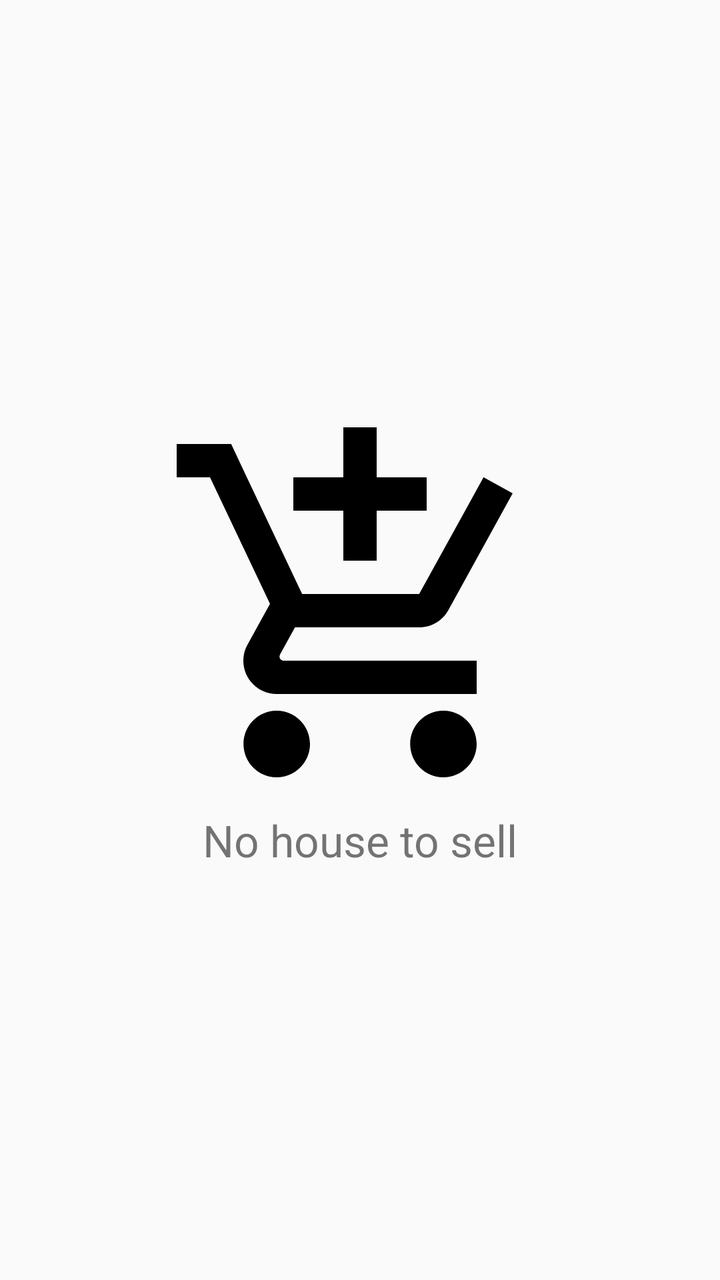
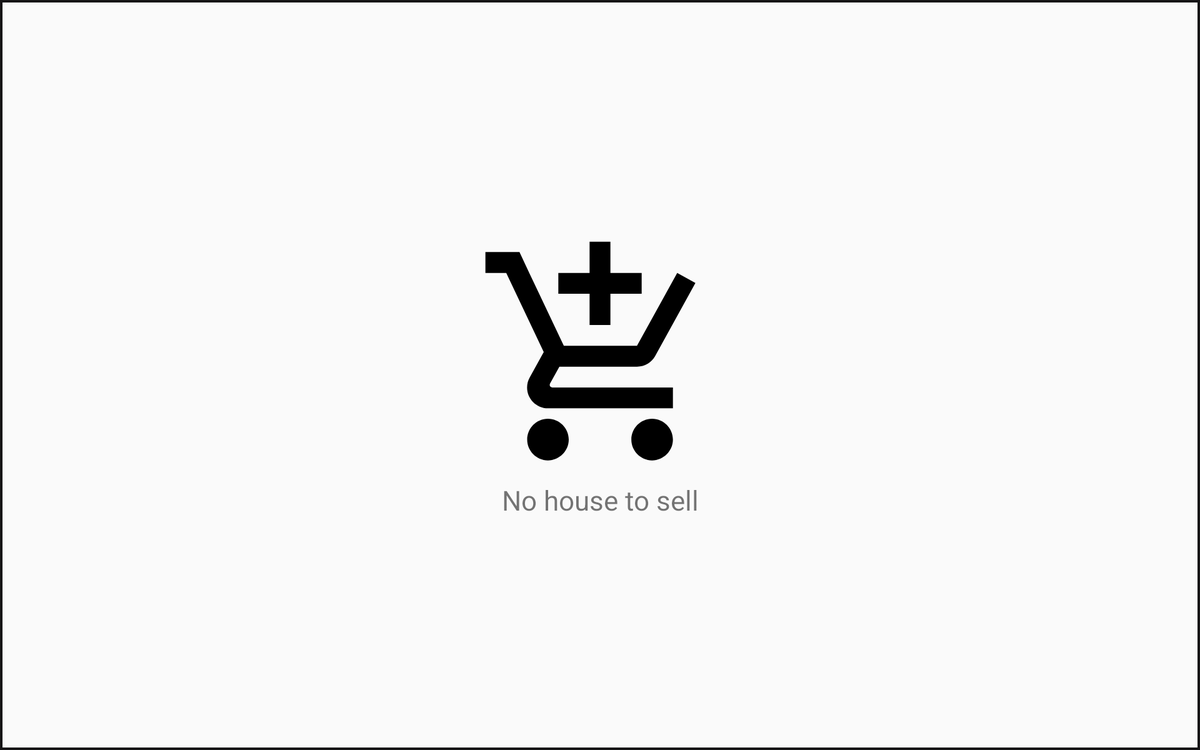

The same Android screen from two of the app's own layout files: first res/layout/ as a phone draws it, then the repository's variant for another configuration, drawn on a device whose configuration selects that folder. Both files follow.
<!-- AndroidManifest.xml: application theme AppTheme -->
<!-- res/layout/fragment_main.xml -->
<?xml version="1.0" encoding="utf-8"?>
<FrameLayout xmlns:android="http://schemas.android.com/apk/res/android"
    xmlns:tools="http://schemas.android.com/tools"
    android:layout_width="match_parent"
    android:layout_height="match_parent"
    tools:context=".fragments.MainFragment">

    <TextView
        android:id="@+id/lbl_no_house"
        android:layout_width="wrap_content"
        android:layout_height="wrap_content"
        android:layout_centerInParent="true"
        android:drawableTop="@drawable/ic_baseline_add_shopping_cart_24"
        android:layout_gravity="center"
        android:gravity="center_horizontal"
        android:text="@string/no_house"
        android:textSize="22sp"/>

    <androidx.recyclerview.widget.RecyclerView
        android:id="@+id/fragment_main_recyclerview"
        android:layout_width="match_parent"
        android:layout_height="match_parent"
        tools:itemCount="5"
        tools:listitem="@layout/fragment_main_item"/>

</FrameLayout>
<!-- res/layout/fragment_main_item.xml (included above) -->
<?xml version="1.0" encoding="utf-8"?>
<androidx.constraintlayout.widget.ConstraintLayout
    xmlns:android="http://schemas.android.com/apk/res/android"
    xmlns:app="http://schemas.android.com/apk/res-auto"
    xmlns:tools="http://schemas.android.com/tools"
    android:layout_width="match_parent"
    android:layout_height="wrap_content">

    <ImageView
        android:id="@+id/fragment_main_item_illustration"
        android:layout_width="@dimen/fragment_main_item_size_iv"
        android:layout_height="100dp"
        app:layout_constraintStart_toStartOf="parent"
        app:layout_constraintTop_toTopOf="parent"
        tools:srcCompat="@tools:sample/avatars"
        android:contentDescription="@string/picture" />

    <TextView
        android:id="@+id/tv_fragment_main_item_category"
        android:layout_width="wrap_content"
        android:layout_height="wrap_content"
        android:layout_marginStart="8dp"
        android:layout_marginTop="@dimen/fragment_main_item_text_margin_top"
        android:text="@string/category"
        android:textSize="@dimen/fragment_main_item_size_category"
        android:textStyle="bold"
        app:layout_constraintStart_toEndOf="@+id/fragment_main_item_illustration"
        app:layout_constraintTop_toTopOf="parent" />

    <TextView
        android:id="@+id/tv_fragment_main_item_district"
        android:layout_width="wrap_content"
        android:layout_height="wrap_content"
        android:layout_marginStart="@dimen/fragment_main_item_text_margin"
        android:layout_marginTop="@dimen/fragment_main_item_text_margin_top"
        android:text="@string/district"
        android:textSize="@dimen/fragment_main_item_size_district"
        app:layout_constraintStart_toEndOf="@+id/fragment_main_item_illustration"
        app:layout_constraintTop_toBottomOf="@+id/tv_fragment_main_item_category" />

    <LinearLayout
        android:id="@+id/linearLayout"
        android:layout_width="0dp"
        android:layout_height="0dp"
        app:layout_constraintBottom_toBottomOf="parent"
        app:layout_constraintEnd_toEndOf="parent"
        app:layout_constraintStart_toEndOf="@+id/fragment_main_item_illustration"
        app:layout_constraintTop_toBottomOf="@+id/tv_fragment_main_item_district">

        <ImageView
            android:id="@+id/iv_fragment_main_item_change"
            android:layout_width="wrap_content"
            android:layout_height="wrap_content"
            android:layout_marginStart="@dimen/fragment_main_item_text_margin"
            android:layout_marginTop="@dimen/fragment_main_item_text_margin_top"
            android:layout_weight="1"
            android:scaleType="fitStart"
            android:src="@drawable/ic_baseline_eur_24"
            app:tint="@color/colorPrimary" />

        <TextView
            android:id="@+id/tv_fragment_main_item_price"
            android:layout_width="wrap_content"
            android:layout_height="match_parent"
            android:layout_weight="50"
            android:text="@string/price"
            android:textAlignment="viewStart"
            android:textColor="@color/colorPrimary"
            android:textSize="@dimen/fragment_main_item_size_price" />
    </LinearLayout>

    <TextView
        android:id="@+id/tv_fragment_main_item_sale"
        android:layout_width="wrap_content"
        android:layout_height="wrap_content"
        android:layout_marginStart="8dp"
        android:layout_marginTop="20dp"
        android:layout_marginBottom="8dp"
        android:text="VENDU LE dd/mm/yyyy"
        android:textAlignment="center"
        android:textAppearance="@style/TextAppearance.AppCompat.Small"
        android:textColor="@android:color/holo_red_dark"
        android:textSize="12sp"
        android:textStyle="bold|italic"
        android:visibility="gone"
        app:layout_constraintBottom_toTopOf="@+id/linearLayout"
        app:layout_constraintStart_toEndOf="@+id/fragment_main_item_illustration"
        app:layout_constraintTop_toTopOf="parent" />

</androidx.constraintlayout.widget.ConstraintLayout>
<!-- resources referenced by this layout -->
<resources>
  <color name="colorPrimary">#6C500A</color>
  <dimen name="fragment_main_item_size_category">20sp</dimen>
  <dimen name="fragment_main_item_size_district">16sp</dimen>
  <dimen name="fragment_main_item_size_iv">100dp</dimen>
  <dimen name="fragment_main_item_size_price">25sp</dimen>
  <dimen name="fragment_main_item_text_margin">10dp</dimen>
  <dimen name="fragment_main_item_text_margin_top">5dp</dimen>
  <!-- drawable ic_baseline_add_shopping_cart_24 (drawable) -->
  <vector xmlns:android="http://schemas.android.com/apk/res/android"
      android:width="200dp"
      android:height="200dp"
      android:viewportWidth="24"
      android:viewportHeight="24"
      android:tint="#FF000000">
    <path
        android:fillColor="#FF000000"
        android:pathData="M11,9h2L13,6h3L16,4h-3L13,1h-2v3L8,4v2h3v3zM7,18c-1.1,0 -1.99,0.9 -1.99,2S5.9,22 7,22s2,-0.9 2,-2 -0.9,-2 -2,-2zM17,18c-1.1,0 -1.99,0.9 -1.99,2s0.89,2 1.99,2 2,-0.9 2,-2 -0.9,-2 -2,-2zM7.17,14.75l0.03,-0.12 0.9,-1.63h7.45c0.75,0 1.41,-0.41 1.75,-1.03l3.86,-7.01L19.42,4h-0.01l-1.1,2 -2.76,5L8.53,11l-0.13,-0.27L6.16,6l-0.95,-2 -0.94,-2L1,2v2h2l3.6,7.59 -1.35,2.45c-0.16,0.28 -0.25,0.61 -0.25,0.96 0,1.1 0.9,2 2,2h12v-2L7.42,15c-0.13,0 -0.25,-0.11 -0.25,-0.25z"/>
  </vector>
  <string name="category">Category</string>
  <string name="district">District</string>
  <string name="no_house">No house to sell</string>
  <string name="picture">PICTURE</string>
  <string name="price">Price</string>
  <style name="AppTheme" parent="Theme.AppCompat.Light.NoActionBar">
          
          <item name="colorPrimary">@color/colorPrimary</item>
          <item name="colorPrimaryDark">@color/colorPrimaryDark</item>
          <item name="colorAccent">@color/colorAccent</item>
      </style>
  <color name="colorPrimaryDark">#161516</color>
  <color name="colorAccent">#676667</color>
</resources>
<!-- res/layout-w720dp/fragment_main.xml (the repository's variant of the layout above) -->
<!-- drawn on a 7-inch tablet turned sideways -->
<?xml version="1.0" encoding="utf-8"?>
<FrameLayout xmlns:android="http://schemas.android.com/apk/res/android"
    xmlns:tools="http://schemas.android.com/tools"
    android:layout_width="match_parent"
    android:layout_height="match_parent"
    android:background="@drawable/linearborder"
    tools:context=".fragments.MainFragment">

    <TextView
        android:id="@+id/lbl_no_house"
        android:layout_width="wrap_content"
        android:layout_height="wrap_content"
        android:layout_centerInParent="true"
        android:layout_gravity="center"
        android:drawableTop="@drawable/ic_baseline_add_shopping_cart_24"
        android:gravity="center_horizontal"
        android:text="@string/no_house"
        android:textSize="22sp" />

    <Button
        android:id="@+id/bt_display_list"
        android:layout_width="wrap_content"
        android:layout_height="wrap_content"
        android:layout_gravity="bottom|center"
        android:layout_marginBottom="10dp"
        android:text="Afficher tous les biens"
        android:textSize="8dp"
        android:visibility="invisible" />

    <androidx.recyclerview.widget.RecyclerView
        android:id="@+id/fragment_main_recyclerview"
        android:layout_width="match_parent"
        android:layout_height="match_parent"
        tools:itemCount="5"
        tools:listitem="@layout/fragment_main_item" />

</FrameLayout>
<!-- resources referenced by the variant -->
<!-- as a 7-inch tablet turned sideways resolves them -->
<resources>
  <color name="colorPrimary">#6C500A</color>
  <dimen name="fragment_main_item_size_category">20sp</dimen>
  <dimen name="fragment_main_item_size_district">16sp</dimen>
  <dimen name="fragment_main_item_size_iv">100dp</dimen>
  <dimen name="fragment_main_item_size_price">25sp</dimen>
  <dimen name="fragment_main_item_text_margin">10dp</dimen>
  <dimen name="fragment_main_item_text_margin_top">5dp</dimen>
  <!-- drawable ic_baseline_add_shopping_cart_24 (drawable) -->
  <vector xmlns:android="http://schemas.android.com/apk/res/android"
      android:width="200dp"
      android:height="200dp"
      android:viewportWidth="24"
      android:viewportHeight="24"
      android:tint="#FF000000">
    <path
        android:fillColor="#FF000000"
        android:pathData="M11,9h2L13,6h3L16,4h-3L13,1h-2v3L8,4v2h3v3zM7,18c-1.1,0 -1.99,0.9 -1.99,2S5.9,22 7,22s2,-0.9 2,-2 -0.9,-2 -2,-2zM17,18c-1.1,0 -1.99,0.9 -1.99,2s0.89,2 1.99,2 2,-0.9 2,-2 -0.9,-2 -2,-2zM7.17,14.75l0.03,-0.12 0.9,-1.63h7.45c0.75,0 1.41,-0.41 1.75,-1.03l3.86,-7.01L19.42,4h-0.01l-1.1,2 -2.76,5L8.53,11l-0.13,-0.27L6.16,6l-0.95,-2 -0.94,-2L1,2v2h2l3.6,7.59 -1.35,2.45c-0.16,0.28 -0.25,0.61 -0.25,0.96 0,1.1 0.9,2 2,2h12v-2L7.42,15c-0.13,0 -0.25,-0.11 -0.25,-0.25z"/>
  </vector>
  <!-- drawable linearborder (drawable) -->
  <?xml version="1.0" encoding="utf-8"?>
  <shape xmlns:android="http://schemas.android.com/apk/res/android">
      <stroke
          android:width="2dp"
          android:color="@color/colorPrimaryDark" />
      <padding
          android:bottom="1dp"
          android:left="1dp"
          android:right="1dp"
          android:top="1dp" />
  </shape>
  <string name="category">Category</string>
  <string name="district">District</string>
  <string name="no_house">No house to sell</string>
  <string name="picture">PICTURE</string>
  <string name="price">Price</string>
  <style name="AppTheme" parent="Theme.AppCompat.Light.NoActionBar">
          
          <item name="colorPrimary">@color/colorPrimary</item>
          <item name="colorPrimaryDark">@color/colorPrimaryDark</item>
          <item name="colorAccent">@color/colorAccent</item>
      </style>
  <color name="colorPrimaryDark">#161516</color>
  <color name="colorAccent">#676667</color>
</resources>
